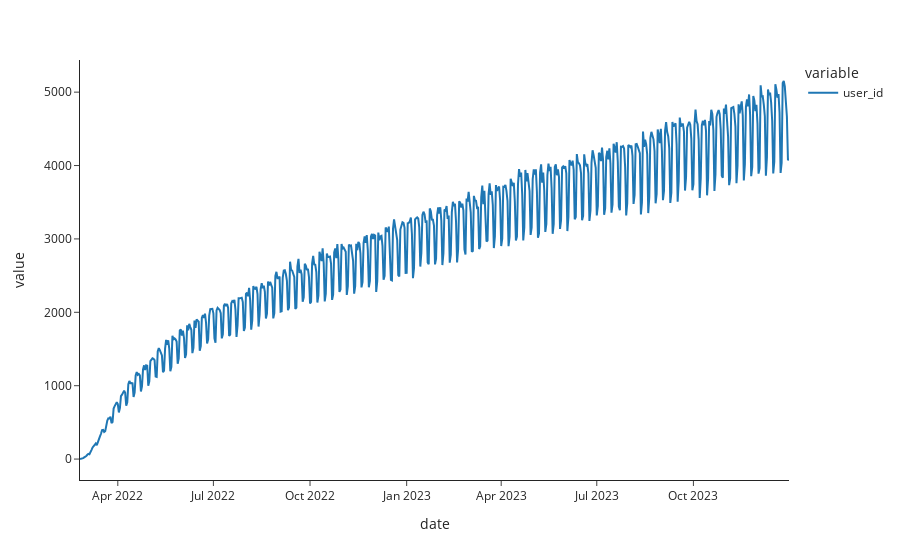

Notebook cell for this chart:
### Code cell
px.line(act_df3.groupby('date')[['user_id']].count())

### Figure 1 — Plotly figure (JSON) as saved in the notebook; plotly's stock layout.template omitted (floating-point values rounded to 4 significant figures; data arrays with more than 128 entries replaced by an {"elided": "..."} marker saying what was removed)
{"data": [{"hovertemplate": "variable=user_id<br>date=%{x}<br>value=%{y}<extra></extra>", "legendgroup": "user_id", "line": {"color": "#1F77B4", "dash": "solid"}, "marker": {"symbol": "circle"}, "mode": "lines", "name": "user_id", "orientation": "v", "showlegend": true, "type": "scatter", "x": {"elided": "676 str values"}, "xaxis": "x", "y": {"elided": "676 int values"}, "yaxis": "y"}], "layout": {"legend": {"title": {"text": "variable"}, "tracegroupgap": 0}, "margin": {"t": 60}, "xaxis": {"anchor": "y", "domain": [0, 1], "title": {"text": "date"}}, "yaxis": {"anchor": "x", "domain": [0, 1], "title": {"text": "value"}}}}
